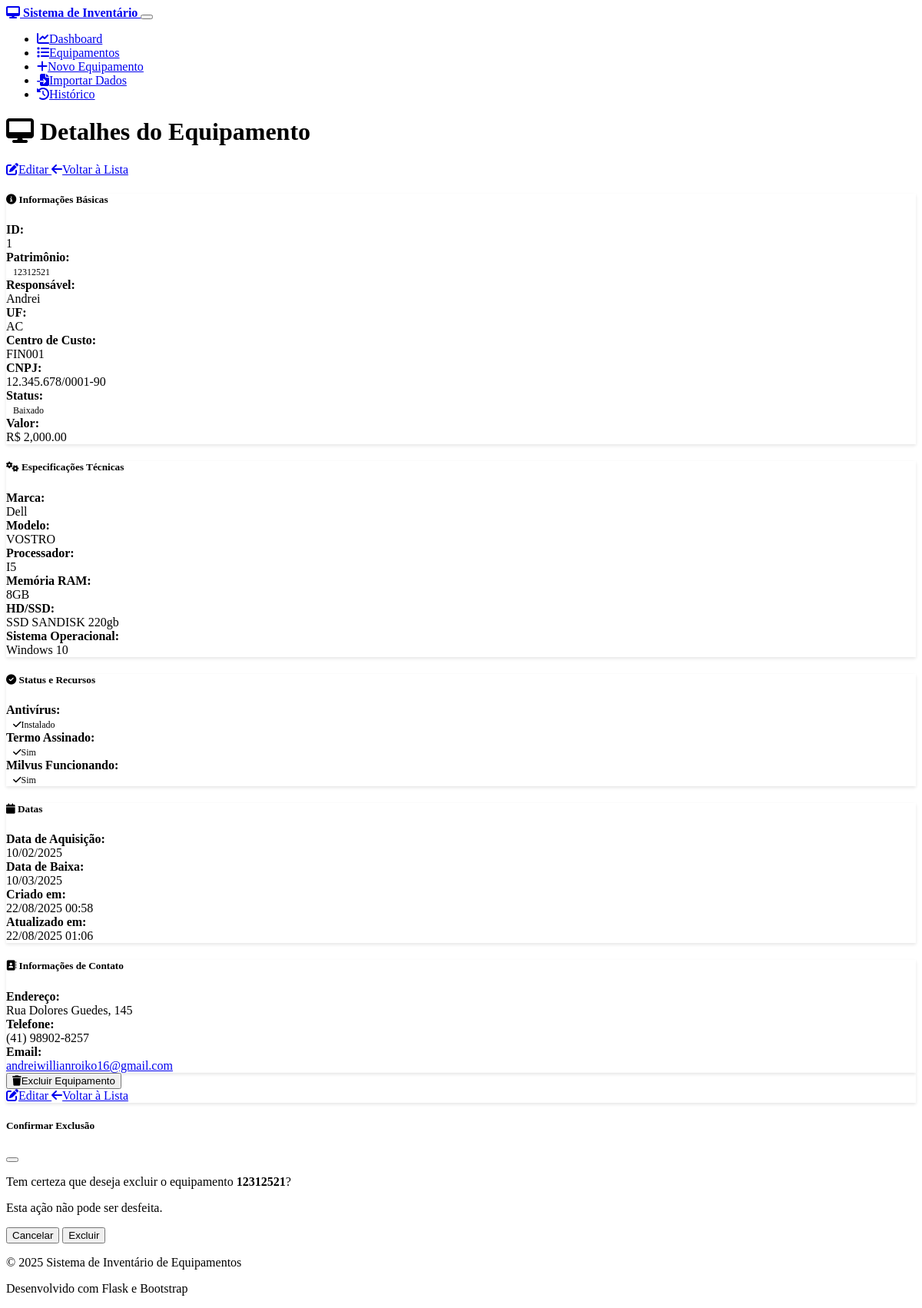
The app's page /equipment/1, older data.
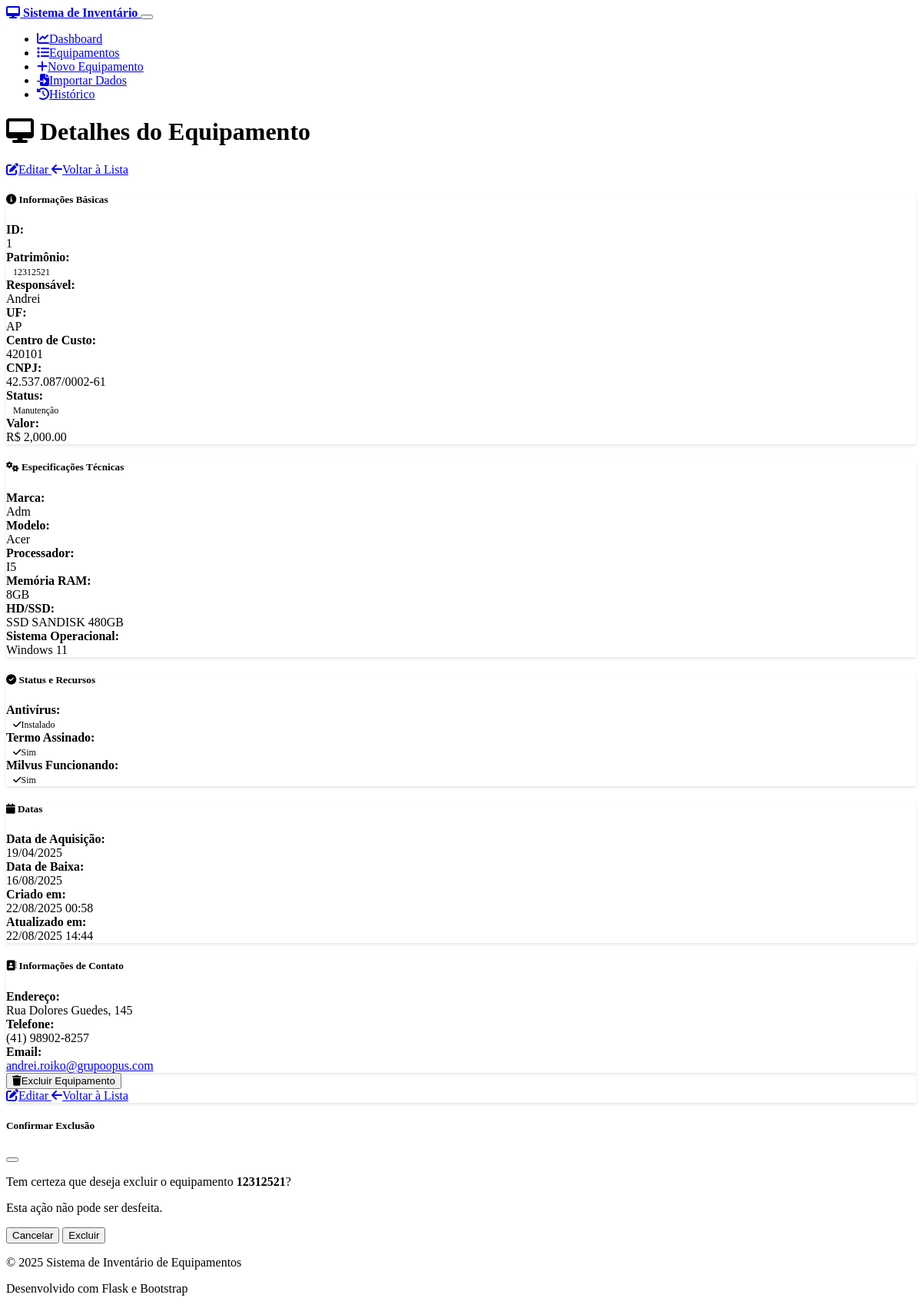
The same page, newer data.
### models.py (models this page shows, shortened)
class Equipment(db.Model):
    __tablename__ = 'equipment'
    id = db.Column(db.Integer, primary_key=True)
    responsavel = db.Column(db.String(100), nullable=False)
    uf = db.Column(db.String(2), nullable=False)
    cc = db.Column(db.String(20), nullable=False)  # Centro de Custo
    cnpj = db.Column(db.Text, nullable=False)  # Mudando para Text para permitir múltiplos CNPJs
    fornecedor = db.Column(db.String(100), nullable=True)  # Novo campo fornecedor
    modelo = db.Column(db.String(100), nullable=False)
    status = db.Column(db.String(50), nullable=False, default='Em uso')
    patrimonio = db.Column(db.String(50), unique=True, nullable=False)
    valor = db.Column(db.Float, nullable=False, default=0.0)
    marca = db.Column(db.String(50), nullable=True)
    processador = db.Column(db.String(100), nullable=True)
    memoria_ram = db.Column(db.String(20), nullable=True)
    hd_ssd = db.Column(db.String(50), nullable=True)
    sistema_operacional = db.Column(db.String(50), nullable=True)
    antivirus = db.Column(db.Boolean, default=False)
    termo_assinado = db.Column(db.Boolean, default=False)
    milvus_funcionando = db.Column(db.Boolean, default=False)
    data_aquisicao = db.Column(db.Date, nullable=True)
    data_baixa = db.Column(db.Date, nullable=True)
    created_at = db.Column(db.DateTime, default=datetime.utcnow)
    updated_at = db.Column(db.DateTime, default=datetime.utcnow, onupdate=datetime.utcnow)
    endereco = db.Column(db.String(200), nullable=True)
    telefone = db.Column(db.String(20), nullable=True)
    email = db.Column(db.String(100), nullable=True)
    link_termos = db.Column(db.String(500), nullable=True)  # Link dos termos assinados
    historico_modificacoes = db.Column(db.Text, nullable=True)  # Histórico de modificações

### routes.py (the view)
@app.route('/equipment/<int:id>')
def equipment_detail(id):
    equipment = Equipment.query.get_or_404(id)
    return render_template('equipment_detail.html', equipment=equipment)

### templates/equipment_detail.html (shortened to what this page needs)
{% extends "base.html" %}
{% block content %}
<div class="row">
    <div class="col-12">
        <div class="d-flex justify-content-between align-items-center mb-4">
            <h1>
                <i class="fas fa-desktop me-2"></i>
                Detalhes do Equipamento
            </h1>
            <div>
                <a href="{{ url_for('equipment_edit', id=equipment.id) }}" class="btn btn-primary me-2">
                    <i class="fas fa-edit me-2"></i>Editar
                </a>
                <a href="{{ url_for('equipment_list') }}" class="btn btn-secondary">
                    <i class="fas fa-arrow-left me-2"></i>Voltar à Lista
                </a>
            </div>
        </div>
    </div>
</div>
<div class="row">
    <div class="col-md-6 mb-4">
        <div class="card">
            <div class="card-header">
                <h5 class="card-title mb-0">
                    <i class="fas fa-info-circle me-2"></i>
                    Informações Básicas
                </h5>
            </div>
            <div class="card-body">
                <div class="row mb-3">
                    <div class="col-sm-4"><strong>ID:</strong></div>
                    <div class="col-sm-8">{{ equipment.id }}</div>
                </div>
                <div class="row mb-3">
                    <div class="col-sm-4"><strong>Patrimônio:</strong></div>
                    <div class="col-sm-8"><span class="badge bg-primary">{{ equipment.patrimonio }}</span></div>
                </div>
                <div class="row mb-3">
                    <div class="col-sm-4"><strong>Responsável:</strong></div>
                    <div class="col-sm-8">{{ equipment.responsavel }}</div>
                </div>
                <div class="row mb-3">
                    <div class="col-sm-4"><strong>UF:</strong></div>
                    <div class="col-sm-8">{{ equipment.uf }}</div>
                </div>
                <div class="row mb-3">
                    <div class="col-sm-4"><strong>Centro de Custo:</strong></div>
                    <div class="col-sm-8">{{ equipment.cc }}</div>
                </div>
                <div class="row mb-3">
                    <div class="col-sm-4"><strong>CNPJ:</strong></div>
                    <div class="col-sm-8">{{ equipment.cnpj }}</div>
                </div>
                <div class="row mb-3">
                    <div class="col-sm-4"><strong>Status:</strong></div>
                    <div class="col-sm-8">
                        <span class="badge
                            {% if equipment.status == 'Em uso' %}bg-success
                            {% elif equipment.status == 'Disponível' %}bg-primary
                            {% elif equipment.status == 'Manutenção' %}bg-warning
                            {% elif equipment.status == 'Baixado' %}bg-danger
                            {% else %}bg-secondary{% endif %}">
                            {{ equipment.status }}
                        </span>
                    </div>
                </div>
                <div class="row mb-3">
                    <div class="col-sm-4"><strong>Valor:</strong></div>
                    <div class="col-sm-8"><span class="text-success fw-bold">R$ {{ "{:,.2f}".format(equipment.valor) }}</span></div>
                </div>
            </div>
        </div>
    </div>
    <div class="col-md-6 mb-4">
        <div class="card">
            <div class="card-header">
                <h5 class="card-title mb-0">
                    <i class="fas fa-cogs me-2"></i>
                    Especificações Técnicas
                </h5>
            </div>
            <div class="card-body">
                <div class="row mb-3">
                    <div class="col-sm-4"><strong>Marca:</strong></div>
                    <div class="col-sm-8">{{ equipment.marca or 'Não informado' }}</div>
                </div>
                <div class="row mb-3">
                    <div class="col-sm-4"><strong>Modelo:</strong></div>
                    <div class="col-sm-8">{{ equipment.modelo }}</div>
                </div>
                <div class="row mb-3">
                    <div class="col-sm-4"><strong>Processador:</strong></div>
                    <div class="col-sm-8">{{ equipment.processador or 'Não informado' }}</div>
                </div>
                <div class="row mb-3">
                    <div class="col-sm-4"><strong>Memória RAM:</strong></div>
                    <div class="col-sm-8">{{ equipment.memoria_ram or 'Não informado' }}</div>
                </div>
                <div class="row mb-3">
                    <div class="col-sm-4"><strong>HD/SSD:</strong></div>
                    <div class="col-sm-8">{{ equipment.hd_ssd or 'Não informado' }}</div>
                </div>
                <div class="row mb-3">
                    <div class="col-sm-4"><strong>Sistema Operacional:</strong></div>
                    <div class="col-sm-8">{{ equipment.sistema_operacional or 'Não informado' }}</div>
                </div>
            </div>
        </div>
    </div>
</div>
<div class="row">
    <div class="col-md-6 mb-4">
        <div class="card">
            <div class="card-header">
                <h5 class="card-title mb-0">
                    <i class="fas fa-check-circle me-2"></i>
                    Status e Recursos
                </h5>
            </div>
            <div class="card-body">
                <div class="row mb-3">
                    <div class="col-sm-6"><strong>Antivírus:</strong></div>
                    <div class="col-sm-6">
                        {% if equipment.antivirus %}
                            <span class="badge bg-success"><i class="fas fa-check me-1"></i>Instalado</span>
                        {% else %}
                            <span class="badge bg-danger"><i class="fas fa-times me-1"></i>Não instalado</span>
                        {% endif %}
                    </div>
                </div>
                <div class="row mb-3">
                    <div class="col-sm-6"><strong>Termo Assinado:</strong></div>
                    <div class="col-sm-6">
                        {% if equipment.termo_assinado %}
                            <span class="badge bg-success"><i class="fas fa-check me-1"></i>Sim</span>
                        {% else %}
                            <span class="badge bg-danger"><i class="fas fa-times me-1"></i>Não</span>
                        {% endif %}
                    </div>
                </div>
                <div class="row mb-3">
                    <div class="col-sm-6"><strong>Milvus Funcionando:</strong></div>
                    <div class="col-sm-6">
                        {% if equipment.milvus_funcionando %}
                            <span class="badge bg-success"><i class="fas fa-check me-1"></i>Sim</span>
                        {% else %}
                            <span class="badge bg-danger"><i class="fas fa-times me-1"></i>Não</span>
                        {% endif %}
                    </div>
                </div>
            </div>
        </div>
    </div>
    <div class="col-md-6 mb-4">
        <div class="card">
            <div class="card-header">
                <h5 class="card-title mb-0">
                    <i class="fas fa-calendar me-2"></i>
                    Datas
                </h5>
            </div>
            <div class="card-body">
                <div class="row mb-3">
                    <div class="col-sm-6"><strong>Data de Aquisição:</strong></div>
                    <div class="col-sm-6">
                        {% if equipment.data_aquisicao %}
                            {{ equipment.data_aquisicao.strftime('%d/%m/%Y') }}
                        {% else %}
                            Não informado
                        {% endif %}
                    </div>
                </div>
                <div class="row mb-3">
                    <div class="col-sm-6"><strong>Data de Baixa:</strong></div>
                    <div class="col-sm-6">
                        {% if equipment.data_baixa %}
                            {{ equipment.data_baixa.strftime('%d/%m/%Y') }}
                        {% else %}
                            Não aplicável
                        {% endif %}
                    </div>
                </div>
                <div class="row mb-3">
                    <div class="col-sm-6"><strong>Criado em:</strong></div>
                    <div class="col-sm-6">{{ equipment.created_at.strftime('%d/%m/%Y %H:%M') }}</div>
                </div>
                <div class="row mb-3">
                    <div class="col-sm-6"><strong>Atualizado em:</strong></div>
                    <div class="col-sm-6">{{ equipment.updated_at.strftime('%d/%m/%Y %H:%M') }}</div>
                </div>
            </div>
        </div>
    </div>
</div>
{% if equipment.endereco or equipment.telefone or equipment.email %}
<div class="row">
    <div class="col-12 mb-4">
        <div class="card">
            <div class="card-header">
                <h5 class="card-title mb-0">
                    <i class="fas fa-address-book me-2"></i>
                    Informações de Contato
                </h5>
            </div>
            <div class="card-body">
                {% if equipment.endereco %}
                    <div class="row mb-3">
                        <div class="col-sm-2"><strong>Endereço:</strong></div>
                        <div class="col-sm-10">{{ equipment.endereco }}</div>
                    </div>
                {% endif %}
                {% if equipment.telefone %}
                    <div class="row mb-3">
                        <div class="col-sm-2"><strong>Telefone:</strong></div>
                        <div class="col-sm-10">{{ equipment.telefone }}</div>
                    </div>
                {% endif %}
                {% if equipment.email %}
                    <div class="row mb-3">
                        <div class="col-sm-2"><strong>Email:</strong></div>
                        <div class="col-sm-10">
                            <a href="mailto:{{ equipment.email }}">{{ equipment.email }}</a>
                        </div>
                    </div>
                {% endif %}
            </div>
        </div>
    </div>
</div>
{% endif %}
<div class="row">
    <div class="col-12">
        <div class="card">
            <div class="card-body">
                <div class="d-flex justify-content-between">
                    <button type="button" class="btn btn-danger" onclick="confirmDelete()">
                        <i class="fas fa-trash me-2"></i>Excluir Equipamento
                    </button>
                    <div>
                        <a href="{{ url_for('equipment_edit', id=equipment.id) }}" class="btn btn-primary me-2">
                            <i class="fas fa-edit me-2"></i>Editar
                        </a>
                        <a href="{{ url_for('equipment_list') }}" class="btn btn-secondary">
                            <i class="fas fa-arrow-left me-2"></i>Voltar à Lista
                        </a>
                    </div>
                </div>
            </div>
        </div>
    </div>
</div>
<div class="modal fade" id="deleteModal" tabindex="-1">
    <div class="modal-dialog">
        <div class="modal-content">
            <div class="modal-header">
                <h5 class="modal-title">Confirmar Exclusão</h5>
                <button type="button" class="btn-close" data-bs-dismiss="modal"></button>
            </div>
            <div class="modal-body">
                <p>Tem certeza que deseja excluir o equipamento <strong>{{ equipment.patrimonio }}</strong>?</p>
                <p class="text-danger">Esta ação não pode ser desfeita.</p>
            </div>
            <div class="modal-footer">
                <button type="button" class="btn btn-secondary" data-bs-dismiss="modal">Cancelar</button>
                <form method="POST" action="{{ url_for('equipment_delete', id=equipment.id) }}" style="display: inline;">
                    <button type="submit" class="btn btn-danger">Excluir</button>
                </form>
            </div>
        </div>
    </div>
</div>
{% endblock %}

Row changes from the older to the newer data that the page shows:
changed Equipment "Andrei": uf "AC" → "AP"; cc "FIN001" → "420101"; cnpj "12.345.678/0001-90" → "42.537.087/0002-61"; status "Baixado" → "Manutenção"; marca "Dell" → "Adm"; modelo "VOSTRO" → "Acer"; hd_ssd "SSD SANDISK 220gb" → "SSD SANDISK 480GB"; sistema_operacional "Windows 10" → "Windows 11"; data_aquisicao "10/02/2025" → "19/04/2025"; data_baixa "10/03/2025" → "16/08/2025"; updated_at "22/08/2025 01:06" → "22/08/2025 14:44"; email "andreiwillianroiko16@gmail.com" → "andrei.roiko@grupoopus.com"
